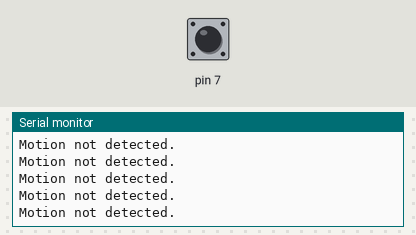
The sketch below on a simulated Arduino Uno, built with avr-gcc and run on an emulated ATmega328P. Parts: the last lines printed to the serial monitor. The inputs (shaded band) are chosen by the test bench; at power-on: pin 7 LOW.

Above: at 1.2 s.
1.3 s: pin 7 driven HIGH
At 2.4 s:
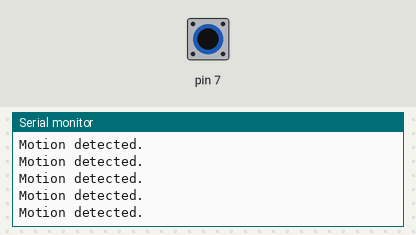
3.2 s: pin 7 driven LOW
At 3.8 s:
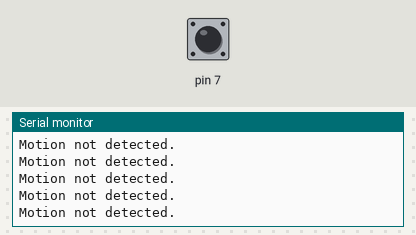
6.2 s: pin 7 pulsed HIGH 2 times (0.12 s each, 0.3 s apart)
At 6.7 s:
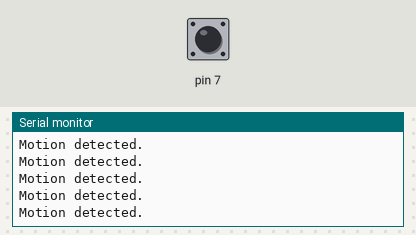
9.8 s: pin 7 driven HIGH
12.8 s: pin 7 driven LOW
At 13.8 s:
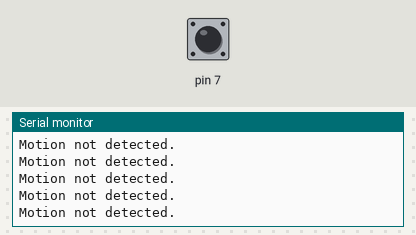
15.8 s: pin 7 driven HIGH
At 16.3 s:
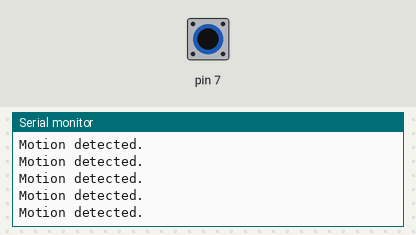

Measured:
- after the input at 1.3 s, the serial monitor: prints a new line after 0.07 s (image 1)

The sketch:

code.ino
```cpp
int a;

void setup()
{
    // put your setup code here, to run once:
    Serial.begin(9600);
    pinMode(7, INPUT);
}

void loop()
{
    // put your main code here, to run repeatedly:
    a = digitalRead(7);

    if (a == 1) {
        Serial.println("Motion detected.");
    }

    else {
        Serial.println("Motion not detected.");
    }
}
```
